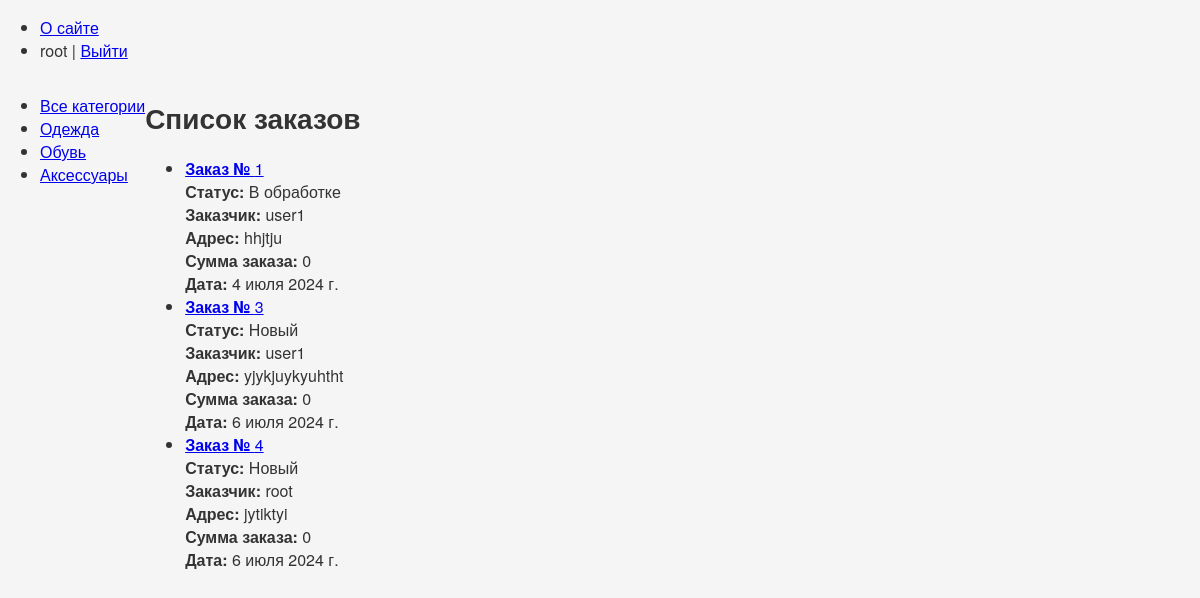
The page /orders/ (signed in) on the database as committed earlier.
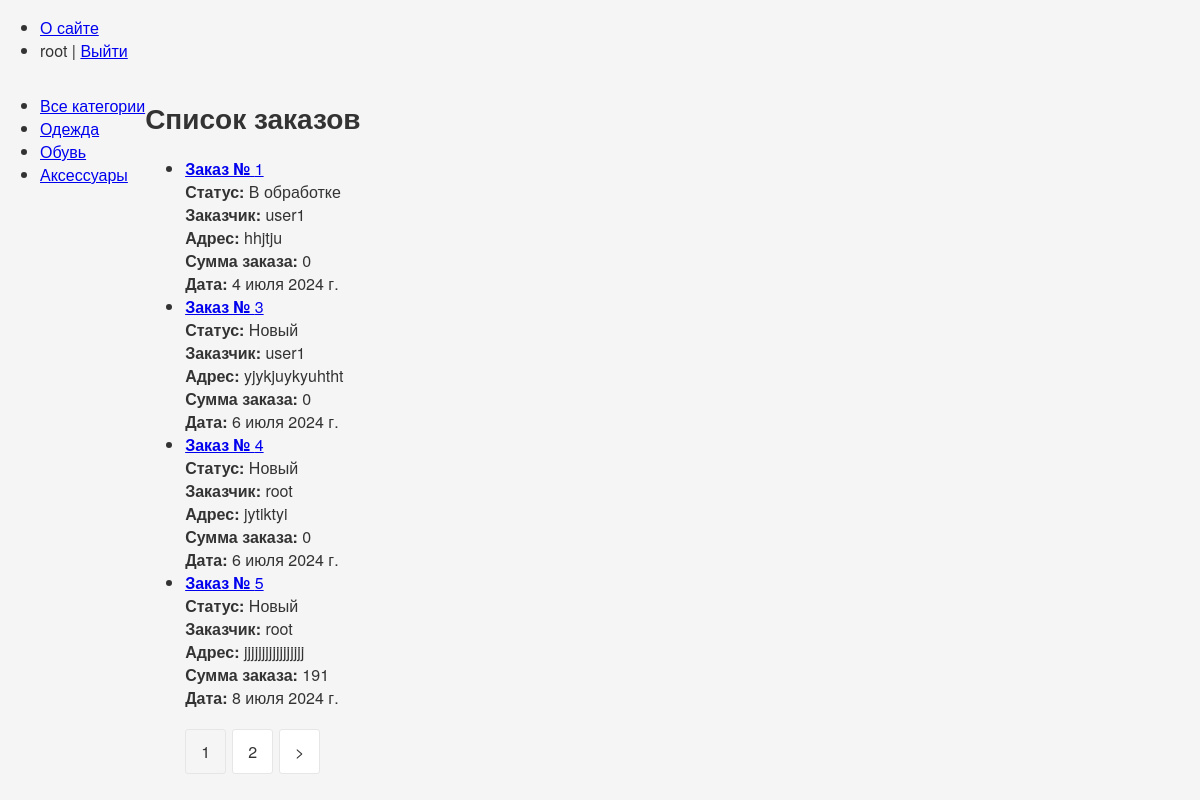
The same page on the database as committed later.
### store/models.py (models this page shows, shortened)
class Category(models.Model):
    name = models.CharField(max_length=50)
    slug = models.SlugField(max_length=255, unique=True, db_index=True, verbose_name="URL")
    def get_absolute_url(self):
        return reverse('cat_products', kwargs={'cat_slug': self.slug})

class Order(models.Model):
    ORDER_STATUS_CHOICES = [
        ('new', 'Новый'),
        ('processing', 'В обработке'),
        ('ready', 'Готов'),
        ('received', 'Получен'),
    ]
    ORDER_STATUS_DICT = dict(ORDER_STATUS_CHOICES)
    customer = models.ForeignKey(User, on_delete=models.CASCADE)
    address = models.CharField(max_length=50, default='', blank=True)
    phone = models.CharField(max_length=50, default='', blank=True)
    date = models.DateField(default=datetime.datetime.today)
    status = models.CharField(max_length=20, choices=ORDER_STATUS_CHOICES, default='new')
    @property
    def status_display(self):
        return self.ORDER_STATUS_DICT.get(self.status)
    @property
    def total_price(self):
        return sum(item.price for item in self.orderitem_set.all())

class OrderItem(models.Model):
    order = models.ForeignKey(Order, on_delete=models.CASCADE)
    product = models.ForeignKey(Products, on_delete=models.CASCADE)
    quantity = models.IntegerField(default=1)
    price = models.IntegerField()

### store/views.py (the view)
# urls.py: path('orders/', Orders.as_view(), name='orders'),
class Orders(DataMixin, ListView):
    model = Order
    template_name = 'store/orders.html'
    context_object_name = 'orders'
    ordering = 'status'
    def get_queryset(self):
        if self.request.user.is_superuser:
            return Order.objects.all()
        else:
            return Order.objects.filter(customer=self.request.user)
    def get_context_data(self, *, object_list=None, **kwargs):
        context = super().get_context_data(**kwargs)
        c_def = self.get_user_context(title="Список заказов")
        context.update(c_def)
        return context

### store/utils.py (called while the page is built)
    def get_user_context(self, **kwargs):
        context = kwargs
        cats = Category.objects.annotate(Count('products'))
        user_menu = menu.copy()
        context['menu'] = user_menu
        context['cats'] = cats
        if 'cat_selected' not in context:
            context['cat_selected'] = 0
        return context

### store/templates/store/orders.html
{% extends 'store/base.html' %}
{% block content %}
<h1>{{title}}</h1>
<ul>
         {% for order in orders %}
         <li>
             <a href="{% url 'one_order' order.pk %}"><strong>Заказ № </strong> {{ order.pk }}<br></a>
                    <strong>Статус:</strong> {{ order.status_display }}<br>
                    <strong>Заказчик:</strong> {{ order.customer }}<br>
                    <strong>Адрес:</strong> {{ order.address }}<br>
                    <strong>Сумма заказа:</strong> {{ order.total_price }}<br>
                    <strong>Дата:</strong> {{ order.date }}<br>
         </li>
         {% endfor %}
</ul>
{% endblock %}

### store/templates/store/base.html (shortened to what this page needs)
{% load static %}
<!DOCTYPE html>
<html>
<head>
    <link rel="stylesheet" href="{% static 'store/css/styles.css' %}">
</head>
<body>
<table class="table-page" border="0" cellpadding="0" cellspacing="0">
    <tr>
        <td valign="top">
            {% block mainmenu %}
            <ul id="mainmenu" class="mainmenu">
                {% for m in menu %}
                <li><a href="{% url m.url_name %}">{{m.title}}</a></li>
                {% endfor %}
                {% if request.user.is_authenticated %}
                <li class="last"> {{user.username}} | <a href="{% url 'logout' %}">Выйти</a></li>
                {% else %}
                <li class="last"><a href="{% url 'register' %}">Регистрация</a> | <a href="{% url 'login' %}">Войти</a>
                </li>
                {% endif %}
            </ul>
            {% endblock mainmenu %}
            <table class="table-content" border=0 cellpadding="0" cellspacing="0">
                <tr>
                    <td valign="top" class="left-chapters">
                        <ul id="leftchapters">
                            {% if request.resolver_match.url_name == 'products' and cat_selected == 0 %}
                                <li class="selected">Все категории</li>
                            {% else %}
                                <li><a href="{% url 'products' %}">Все категории</a></li>
                            {% endif %}
                            {% for c in cats %}
                                {% if c.products__count > 0 %}
                                {% if c.pk == cat_selected %}
                                <li class="selected">{{c.name}}</li>
                                {% else %}
                                <li><a href="{{ c.get_absolute_url }}">{{c.name}}</a></li>
                                {% endif %}
                                {% endif %}
                            {% endfor %}
                        </ul>
                    </td>
                    <td valign="top" class="content">
                        <div class="content-text">
                            {% block content %}
                            {% endblock %}
                            {% if page_obj.has_other_pages %}
                            <nav class="pagination-nav">
                                <ul class="pagination">
                                    {% for p in page_obj.paginator.page_range %}
                                    {% if page_obj.number == p %}
                                    <li class="page-num page-num-selected">{{ p }}</li>
                                    {% elif p >= page_obj.number|add:-2 and p <= page_obj.number|add:2 %}
                                    <li class="page-num">
                                        <a href="?page={{ p }}" class="page-link">{{ p }}</a>
                                    </li>
                                    {% endif %}
                                    {% endfor %}
                                    {% if page_obj.has_next %}
                                    <li class="page-num">
                                        <a href="?page={{ page_obj.next_page_number }}" class="page-link">&gt;</a>
                                    </li>
                                    {% endif %}
                                </ul>
                            </nav>
                            {% endif %}
                        </div>
                    </td>
                </tr>
            </table>
        </td>
    </tr>
</body>
</html>

Rows that differ between the two databases and show on the page:
added Order: pk "5", status_display "Новый", customer "root", address "jjjjjjjjjjjjjjjjj", total_price "191", date "8 июля 2024 г."
Other text that changed with them:
new list line: "1"
new list line: "2"
